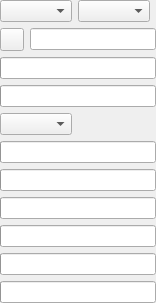
<?xml version="1.0" encoding="UTF-8"?>
<ui version="4.0">
 <class>TextureOverlayForm</class>
 <widget class="QWidget" name="TextureOverlayForm">
  <property name="geometry">
   <rect>
    <x>0</x>
    <y>0</y>
    <width>156</width>
    <height>294</height>
   </rect>
  </property>
  <layout class="QVBoxLayout" name="MainLayout">
   <property name="leftMargin">
    <number>0</number>
   </property>
   <property name="topMargin">
    <number>0</number>
   </property>
   <property name="rightMargin">
    <number>0</number>
   </property>
   <property name="bottomMargin">
    <number>0</number>
   </property>
   <item>
    <widget class="QWidget" name="widget" native="true">
     <layout class="QHBoxLayout" name="horizontalLayout_2">
      <property name="sizeConstraint">
       <enum>QLayout::SetFixedSize</enum>
      </property>
      <property name="leftMargin">
       <number>0</number>
      </property>
      <property name="topMargin">
       <number>0</number>
      </property>
      <property name="rightMargin">
       <number>0</number>
      </property>
      <property name="bottomMargin">
       <number>0</number>
      </property>
      <item>
       <widget class="ptChoice" name="OverlayMode"/>
      </item>
      <item>
       <widget class="ptChoice" name="MaskMode"/>
      </item>
      <item>
       <spacer name="horizontalSpacer_2">
        <property name="orientation">
         <enum>Qt::Horizontal</enum>
        </property>
        <property name="sizeHint" stdset="0">
         <size>
          <width>3</width>
          <height>5</height>
         </size>
        </property>
       </spacer>
      </item>
     </layout>
    </widget>
   </item>
   <item>
    <layout class="QHBoxLayout" name="horizontalLayout_3">
     <item>
      <widget class="QToolButton" name="LoadImageButton">
       <property name="toolTip">
        <string>Load overlay image</string>
       </property>
       <property name="icon">
        <iconset resource="../../qrc/photivo.qrc">
         <normaloff>:/dark/icons/document-open.png</normaloff>:/dark/icons/document-open.png</iconset>
       </property>
      </widget>
     </item>
     <item>
      <widget class="QLineEdit" name="ImageFilePathEdit">
       <property name="readOnly">
        <bool>true</bool>
       </property>
      </widget>
     </item>
    </layout>
   </item>
   <item>
    <widget class="ptInput" name="Opacity"/>
   </item>
   <item>
    <widget class="ptInput" name="Saturation"/>
   </item>
   <item>
    <widget class="QWidget" name="VignetteGroup" native="true">
     <layout class="QVBoxLayout" name="verticalLayout">
      <property name="leftMargin">
       <number>0</number>
      </property>
      <property name="topMargin">
       <number>0</number>
      </property>
      <property name="rightMargin">
       <number>0</number>
      </property>
      <property name="bottomMargin">
       <number>0</number>
      </property>
      <item>
       <layout class="QHBoxLayout" name="horizontalLayout">
        <item>
         <widget class="ptChoice" name="VigShape"/>
        </item>
        <item>
         <spacer name="horizontalSpacer">
          <property name="orientation">
           <enum>Qt::Horizontal</enum>
          </property>
          <property name="sizeHint" stdset="0">
           <size>
            <width>5</width>
            <height>5</height>
           </size>
          </property>
         </spacer>
        </item>
       </layout>
      </item>
      <item>
       <widget class="ptInput" name="VigInnerRadius"/>
      </item>
      <item>
       <widget class="ptInput" name="VigOuterRadius"/>
      </item>
      <item>
       <widget class="ptInput" name="VigRoundness"/>
      </item>
      <item>
       <widget class="ptInput" name="VigCenterX"/>
      </item>
      <item>
       <widget class="ptInput" name="VigCenterY"/>
      </item>
      <item>
       <widget class="ptInput" name="VigSoftness"/>
      </item>
     </layout>
    </widget>
   </item>
  </layout>
 </widget>
 <customwidgets>
  <customwidget>
   <class>ptInput</class>
   <extends>QProgressBar</extends>
   <header>ptInput.h</header>
  </customwidget>
  <customwidget>
   <class>ptChoice</class>
   <extends>QComboBox</extends>
   <header>ptChoice.h</header>
  </customwidget>
 </customwidgets>
 <resources>
  <include location="../../qrc/photivo.qrc"/>
 </resources>
 <connections/>
</ui>
